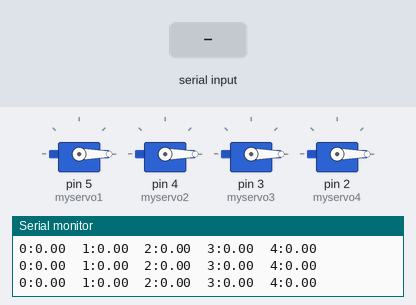
This sketch was run on a simulated Arduino Mega 2560, built with avr-gcc and run on an emulated ATmega2560. Shown: 4 × servo, the last lines printed to the serial monitor. The inputs (shaded band) are chosen by the test bench.

Above: at 0.1 s.
At 1.2 s:
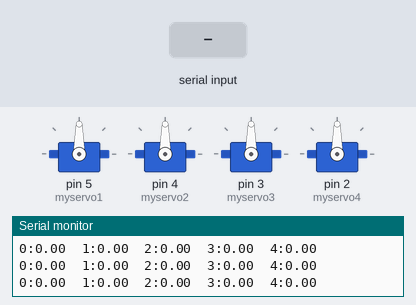
1.3 s: "1:90\n" received over the second serial link
At 1.9 s:
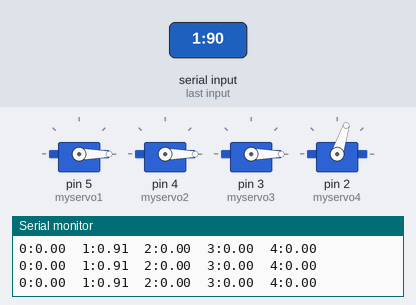
Timing chart, 0 to 4.3 s (numbered marks = the images above; inputs shaded):
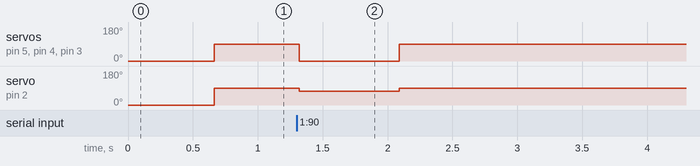

Measured:
- after the input at 1.3 s, servo on pin 5 (myservo1), servo on pin 4 (myservo2), servo on pin 3 (myservo3): 90° → 0° at once, → 90° 0.77 s later; servo on pin 2 (myservo4): 90° → 72° at once, → 90° 0.77 s later

The sketch:

BluetoothSample.ino
```cpp
#include <string.h>
#include <AFMotor.h>
#include <Servo.h>

AF_DCMotor motor(2);
Servo myservo1, myservo2, myservo3, myservo4, mysevro5;

boolean servo = true;

// Serial Buffer
char buf[64];
int bufpos;

// Control Variables
double finger[5];
int finger_i;

int bluetooth_timeout = 0;

void setup() {
  // initialize both serial ports:
  Serial.begin(9600);
  Serial1.begin(9600);

  bufpos = 0; // Initialize Buffer Position

  if(servo){
    myservo1.attach(5); //servo attached to 9 pin on Arduino
    myservo2.attach(4);
    myservo3.attach(3);
    myservo4.attach(2);


  }
  else{
    motor.setSpeed(200); // turn on motor
    motor.run(RELEASE);
  }


}

void loop(){
  // Bluetooth Read (Tx1,Rx1)
  bluetoothRead();
  if (bluetooth_timeout >= 20) {
    myservo1.write(90);
    myservo2.write(90);
    myservo3.write(90);
    myservo4.write(90);
  }
  else if(servo){
    myservo1.write((int)(finger[4]*80));
    myservo2.write((int)(-finger[3]*80));
    myservo3.write((int)(finger[2]*80));
    myservo4.write((int)(finger[1]*80));
  }
  else{
    motor.run(FORWARD);
    motor.setSpeed((int)(255*finger[2]));
  }


  for(int i = 0; i < 5; i++){
    Serial.print(i);
    Serial.print(":");
    Serial.print(finger[i]);
    Serial.print("\t");
  }
  Serial.println();


}


// Bluetooth Read
void bluetoothRead(){

  if (bluetooth_timeout <= 21) {
    bluetooth_timeout++;
  }

  while(Serial1.available()) {
    bluetooth_timeout = 0;
    char inchar = Serial1.read();

    // DEBUG
    //Serial.print(inchar);

    if(inchar != '\n'){ // Packet Terminator
      buf[bufpos] = inchar;
      bufpos++;
    }
    else{
      buf[bufpos] = 0;
      bufpos = 0;

      char* token = strtok(buf,":");
      finger_i = atoi(token);

      token = (strtok(NULL,":"));
      finger[finger_i] = atoi(token) / 99.0;

      //////////////////////////////////////
      // VERIFY
      //Serial.print(finger_i);
      //Serial.print(":");
      //Serial.println(finger[finger_i]);
      //////////////////////////////////////
    }


  }
}
```
